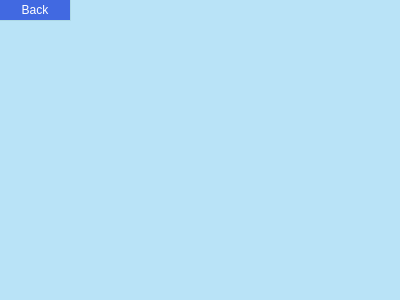
<?xml version="1.0" encoding="UTF-8"?>
<ui version="4.0">
 <class>highscore</class>
 <widget class="QDialog" name="highscore">
  <property name="geometry">
   <rect>
    <x>0</x>
    <y>0</y>
    <width>400</width>
    <height>300</height>
   </rect>
  </property>
  <property name="windowTitle">
   <string>Dialog</string>
  </property>
  <property name="styleSheet">
   <string notr="true">QDialog{ 
background-color: 	#b9e3f7 ;
color: #007dff;
border-radius: 15px;
}</string>
  </property>
  <widget class="QPushButton" name="Back_Button">
   <property name="geometry">
    <rect>
     <x>0</x>
     <y>0</y>
     <width>71</width>
     <height>21</height>
    </rect>
   </property>
   <property name="styleSheet">
    <string notr="true">QPushButton{ 
border-radius: 15px;
border-right: 1px solid #ADD8E6;
border-bottom: 1px solid #ADD8E6;
}
QPushButton:enabled{
background-color: #4169e1;
color: white;
}
QPushButton:pressed{
background-color: #000080;
color: white;
}
QPushButton:hover:!pressed{
background-color: #4169e1;
color: white;
}
QPushButton:disabled{
background-color: #87CEEB;
color: #000000;
}


</string>
   </property>
   <property name="text">
    <string>Back</string>
   </property>
  </widget>
 </widget>
 <resources/>
 <connections/>
</ui>
